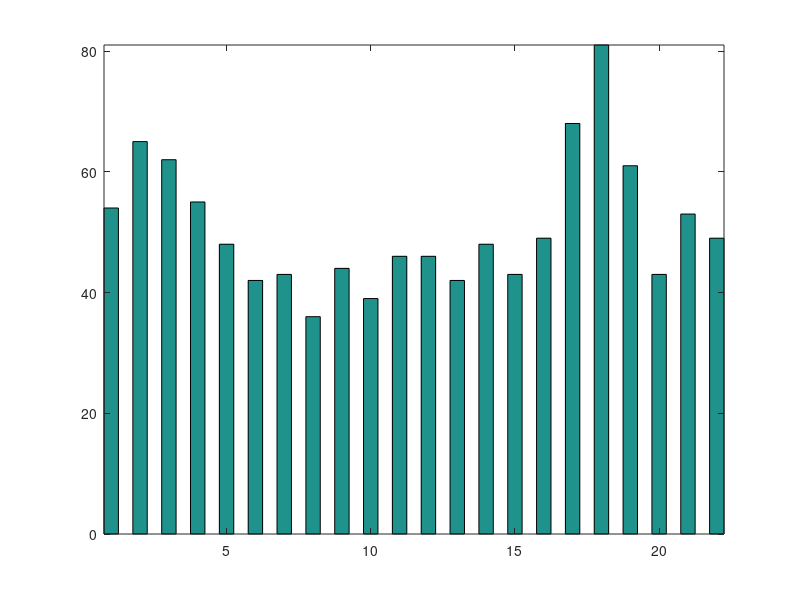

Here is the MATLAB script that generated this plot: (Note: this script raises an error after producing the figure.)
%% script to test the gait analysis NEMES

%% importing the data

gait_0= csvread('gait.csv');
% separating X and Y
xData = gait_0(:,1:end-1);
yData = gait_0(:,end);
[nData, nDim] = size(xData);

% finding the number of classes
cLabels = unique(yData)';
nLabels = length(cLabels);

% for proof -- visualising classes
cla
hist(yData,1:.5:22);
axis tight

%% setting up the projection

% the number of components
K = 2;
V = randn(nDim,K);

% visualising the data
vis_class_data(xData*V, cLabels, yData,K);


%% performing the stochastic gradient adaptation
nSGD   = 400;
alpha  = 0.001;
nEpoch = 50000;

for kk = 1:nEpoch
    ind1 = randperm(nData,nSGD);
    ind2 = randperm(nData,nSGD);

    x_sign_cov = zeros(nDim);
    for ii = ind1
        eqV  = -ones(nSGD,1);
        eqV(yData(ii) == yData(ind2)) = nLabels^2;
        % computing weighted correlation
        diffData = xData(ind2,:) - repmat(xData(ii,:),[nSGD,1]);
        x_sign_cov = x_sign_cov + ...
            ( repmat(eqV,[1,nDim]) .*  diffData)' * ...
            diffData;
    end
   
    V = V - alpha * x_sign_cov * V / (nSGD);
    % ortho-normalisation the COLUMNS of the projection matrix
    V = orthonorm(V);

    if ~mod(kk,100)
        % visualising the data
        vis_class_data(xData*V, cLabels, yData,K);
        pause(.1);
        drawnow;
        fprintf('Dist: %5.4f\n', intraclass(xData*V,yData,cLabels) );
    end
    
end